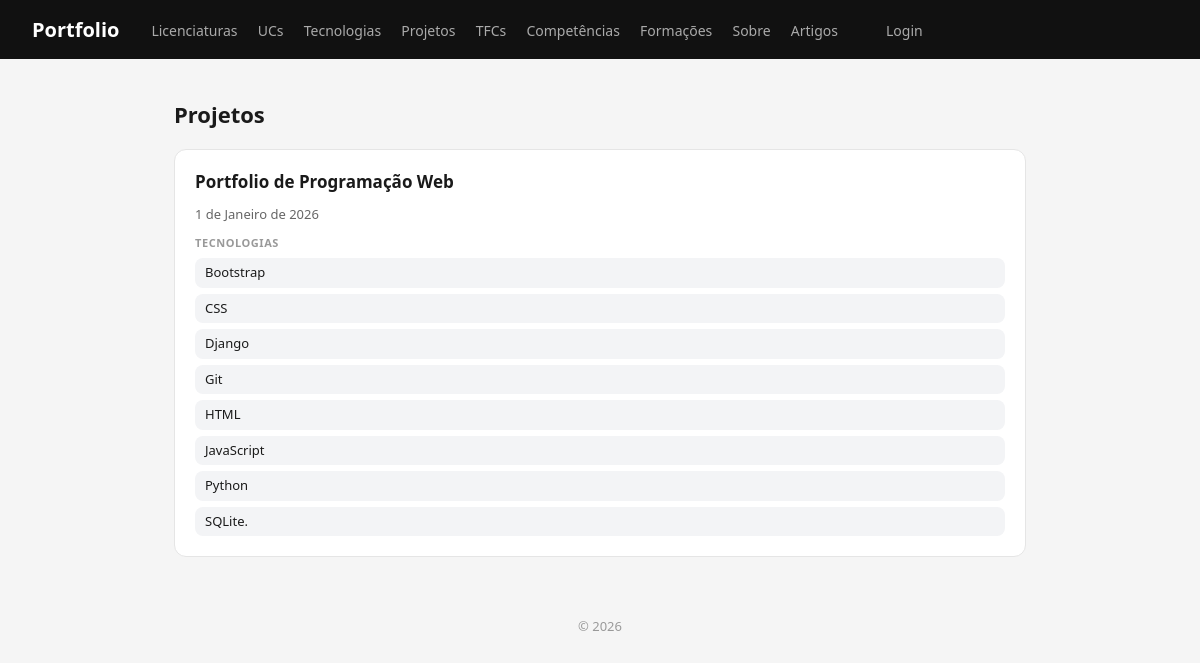
Page /portfolio/projetos/ on the committed database.
### portfolio/models.py (models this page shows, shortened)
class Projeto(models.Model):
    titulo = models.CharField(max_length=150)
    descricao = models.TextField()
    conceitos_aplicados = models.TextField(
        help_text="Conceitos das unidades curriculares aplicados no projeto."
    )
    data = models.DateField()
    imagem = models.ImageField(upload_to="projetos/")
    github_url = models.URLField(verbose_name="repositório GitHub")
    demo_url = models.URLField(blank=True, verbose_name="demonstração")
    video_url = models.URLField(blank=True, verbose_name="vídeo")
    destaque = models.BooleanField(default=False)
    unidades_curriculares = models.ManyToManyField(
        UnidadeCurricular,
        related_name="projetos",
    )
    tecnologias = models.ManyToManyField(
        Tecnologia,
        related_name="projetos",
        blank=True,
    )
    class Meta:
        ordering = ["-data", "titulo"]
        verbose_name = "projeto"
        verbose_name_plural = "projetos"

class Tecnologia(models.Model):
    class Categoria(models.TextChoices):
        LINGUAGEM = "linguagem", "Linguagem de programação"
        FRAMEWORK = "framework", "Framework"
        BASE_DADOS = "base_dados", "Base de dados"
        FERRAMENTA = "ferramenta", "Ferramenta"
        PLATAFORMA = "plataforma", "Plataforma"
        OUTRA = "outra", "Outra"
    class Nivel(models.TextChoices):
        INICIANTE = "iniciante", "Iniciante"
        INTERMEDIO = "intermedio", "Intermédio"
        AVANCADO = "avancado", "Avançado"
    nome = models.CharField(max_length=100, unique=True)
    tipo = models.ForeignKey(
        TipoTecnologia,
        on_delete=models.SET_NULL,
        null=True,
        blank=True,
        related_name='tecnologias',
    )
    categoria = models.CharField(
        max_length=20,
        choices=Categoria.choices,
        blank=True,
    )
    descricao = models.TextField(blank=True)
    logo = models.ImageField(upload_to="tecnologias/", blank=True)
    website = models.URLField(
        blank=True,
        help_text="Website oficial da tecnologia.",
    )
    interesse = models.PositiveSmallIntegerField(
        validators=[MinValueValidator(1), MaxValueValidator(5)],
        blank=True,
        null=True,
        help_text="Classificação pessoal entre 1 e 5.",
    )
    nivel = models.CharField(max_length=15, choices=Nivel.choices, blank=True)
    class Meta:
        ordering = ["nome"]
        verbose_name = "tecnologia"
        verbose_name_plural = "tecnologias"

### portfolio/views.py (the view)
# urls.py: path('projetos/', views.projetos_view, name='projetos'),
def projetos_view(request):
    projetos = Projeto.objects.prefetch_related('tecnologias', 'unidades_curriculares').all()
    return render(request, 'portfolio/projetos.html', {'projetos': projetos})

### accounts/context_processors.py (called while the page is built)
def is_gestor(request):
    authenticated = request.user.is_authenticated
    superuser = authenticated and request.user.is_superuser
    gestor = authenticated and (
        superuser or request.user.groups.filter(name='gestor-portfolio').exists()
    )
    autor = authenticated and (
        superuser or request.user.groups.filter(name='autores').exists()
    )
    return {'is_gestor': gestor, 'is_autor': autor}

### portfolio/templates/portfolio/projetos.html (shortened to what this page needs)
{% extends "portfolio/base.html" %}
{% block content %}
<h2>Projetos</h2>
<section>
    {% for projeto in projetos %}
    <article>
        <header>
            <h3>{{ projeto.titulo }}</h3>
            <p>{{ projeto.data }}</p>
        </header>
        <section>
            <h4>Tecnologias</h4>
            <ul>
                {% for tec in projeto.tecnologias.all %}
                <li>{{ tec.nome }}</li>
                {% empty %}
                <li>Sem tecnologias registadas</li>
                {% endfor %}
            </ul>
        </section>
    </article>
    {% endfor %}
</section>
{% endblock %}

### portfolio/static/portfolio/styles.css (style rules this page uses)
* { box-sizing: border-box; margin: 0; padding: 0; }
body { font-family: system-ui, sans-serif; background: #f5f5f5; color: #1a1a1a; }
h2 { font-size: 22px; margin-bottom: 20px; }
section > article { background: white; border-radius: 12px; padding: 20px; margin-bottom: 16px; border: 1px solid #e5e5e5; }
article > header { display: flex; align-items: center; gap: 12px; flex-wrap: wrap; }
article > header h3 { font-size: 17px; font-weight: 600; flex: 1; }
article > header p { font-size: 13px; color: #666; width: 100%; }
article > section h4 { font-size: 11px; text-transform: uppercase; letter-spacing: .05em; color: #999; margin: 12px 0 8px; }
article > section ul { list-style: none; display: flex; flex-direction: column; gap: 6px; }
article > section ul li { font-size: 13px; color: #1a1a1a; padding: 5px 10px; background: #f3f4f6; border-radius: 8px; line-height: 1.5; }

### rows in the picture
Projeto: titulo "Portfolio de Programação Web", data "1 de Janeiro de 2026"
Tecnologia: nome "Bootstrap"
Tecnologia: nome "CSS"
Tecnologia: nome "Django"
Tecnologia: nome "Git"
Tecnologia: nome "HTML"
Tecnologia: nome "JavaScript"
Tecnologia: nome "Python"
Tecnologia: nome "SQLite."
